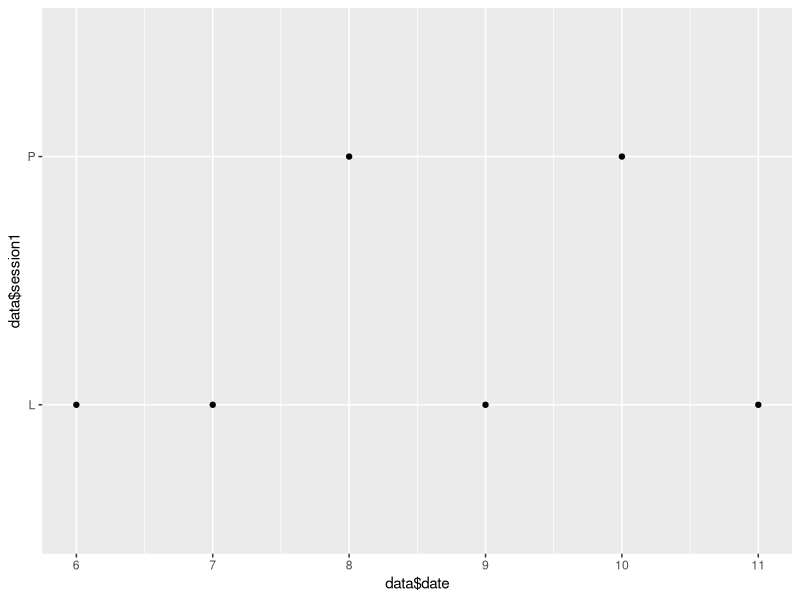
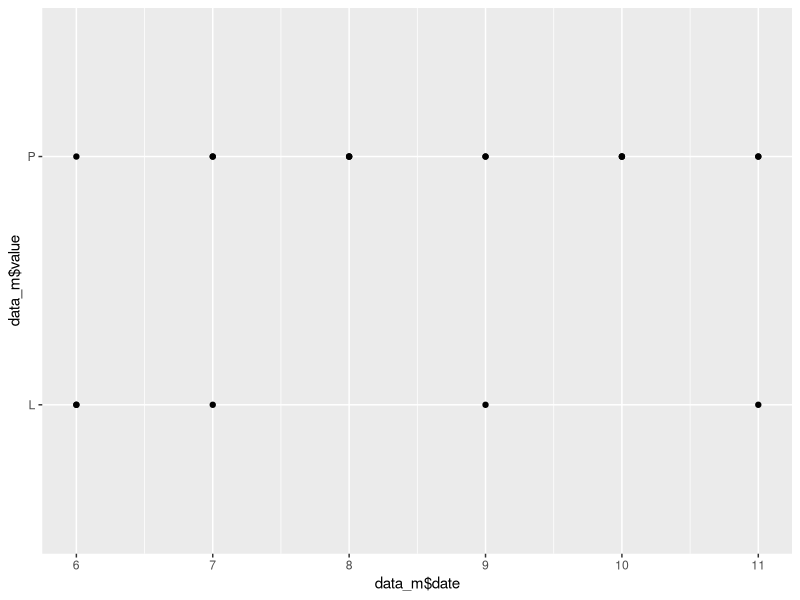
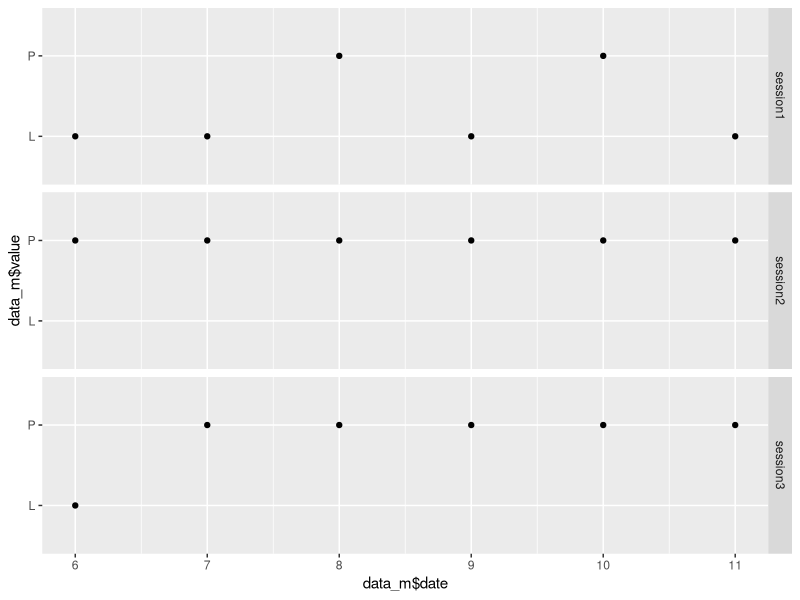

Reproduce these figures in R, in order.
## ---- chunk 1
knitr::opts_chunk$set(echo = FALSE, tidy=TRUE, message = FALSE, warning = FALSE)
## ---- chunk 2
12+13+14
(5+2)*2
12^2
## ---- chunk 3
x <- 12
y <- 13
z <- 14
x+y+z
## ---- chunk 4
sum(12,13,14)
sum(x, y, z)
## ---- chunk 5
k <- c(12, 13, 14)
k
sum(k)
## ---- chunk 6
k <- c(12, 13, 14)
animals <- c("platypus", "nudibranch", "potoo", "peacock mantis shrimp")
str(k)
length(k)
str(animals)
animals[4]
## ---- chunk 7
k[4] <- 15
k <- k[k<14]
k
animals <- animals[-4]
animals
## ---- chunk 8
# data <- read.csv("~/Path/to/file.csv")
data <- data.frame("day" = 6:10, "A.M." = c("L", "L", "P", "L", "P"), "P.M." = c("L", "P", "P", "P", "P"))
str(data)
dim(data)
head(data)
## ---- chunk 9
library(dplyr)
data <- rbind(data, c(11, "L", "P")) # add row
data <- bind_rows(data, c(day = 12, A.M. = "P", P.M. = "P")) # add row with dplyr bind_rows
# the column day is now a character
data["night"] <- 'P' # add column 'night', fill with 'P'
select(data, night)
data <- data[-7,] # remove row 7
data["PM"] <- data$P.M.
data$P.M. <- NULL # remove column PM
data <- rename(data, AM=A.M.)
head(data)
## ---- chunk 10
data[data$AM=="L",] #select rows that match a condition
filter(data, AM=="L") #select rows using dplyr filter
data[c(1,5), c(2:3)]
## ---- chunk 11
colnames(data)
colnames(data) <- c("date", "session1","session2", "session3")
rownames(data)
rownames(data) <- c("mon", "tue", "wed", "thu", "fri", "sat")
head(data)
## ---- chunk 12
library(tidyverse)
speakers <- data.frame(faculty=c("Antoine Limasset", "Brian Haas", "Camille Marchet", "Chris Wheat", "Christa Schleper", "Emiliano Trucchi", "Erik Garrison", "Evan Eichler", "Guy Leonard", "Josephine Paris", "Kelly Wrighton", "Kirk Gosik", "Malachi Griffith", "Mike Zody", "Scott Handley", "Sergey Nurk", "Sonya Dyhrman", "Sophie Shaw"), date=c(9, 13, 9, 17, 16, 15, 8, 11, 11, 11, 14, 16, 10, 7, 14, 9, 6, 7))
str(speakers)
str(data)
## ---- chunk 13
library(tidyverse)
data$date <- as.numeric(data$date)
# join data sets
schedule <- left_join(data, speakers)
schedule
## ---- chunk 14
library(tidyverse)
# join data sets
schedule <- full_join(data, speakers)
head(schedule, n=14)
## ---- chunk 15
p <- ggplot(data, aes(x=data$date, y=data$session1))
p+geom_point()
## ---- chunk 16
library(reshape2)
data_m <- melt(data, id.vars=("date"))
head(data_m)
## ---- chunk 17
library(tidyr)
data_pl <- pivot_longer(data, -'date')
head(data_pl)
## ---- chunk 18
data_m$date <- as.numeric(data_m$date)
ggplot(data_m, aes(x=data_m$date, y=data_m$value))+geom_point()
## ---- chunk 19
ggplot(data_m, aes(x=data_m$date, y=data_m$value))+geom_point()+facet_grid(data_m$variable~.)
## ---- chunk 20
data["cumulative_working_hours"] <- NA
n <- 0
k <- dim(data)[1]
while (n<k){
  n <- n+1
  data$cumulative_working_hours[n] <- 9*n
  }
data
## ---- chunk 21
exponential <- function(n, m){
  k <- n^m
  return(k)
}
exponential(2,3)
## ---- chunk 22
data_all_P <- filter_at(data, vars(starts_with("session")), all_vars(. == "P"))
select(data_all_P, date)
select(filter_at(data, vars(starts_with("session")), all_vars(. == "P")), date)
data %>%   
  filter_at(vars(starts_with("session")), all_vars(. == "P")) %>%  
  select(date)
